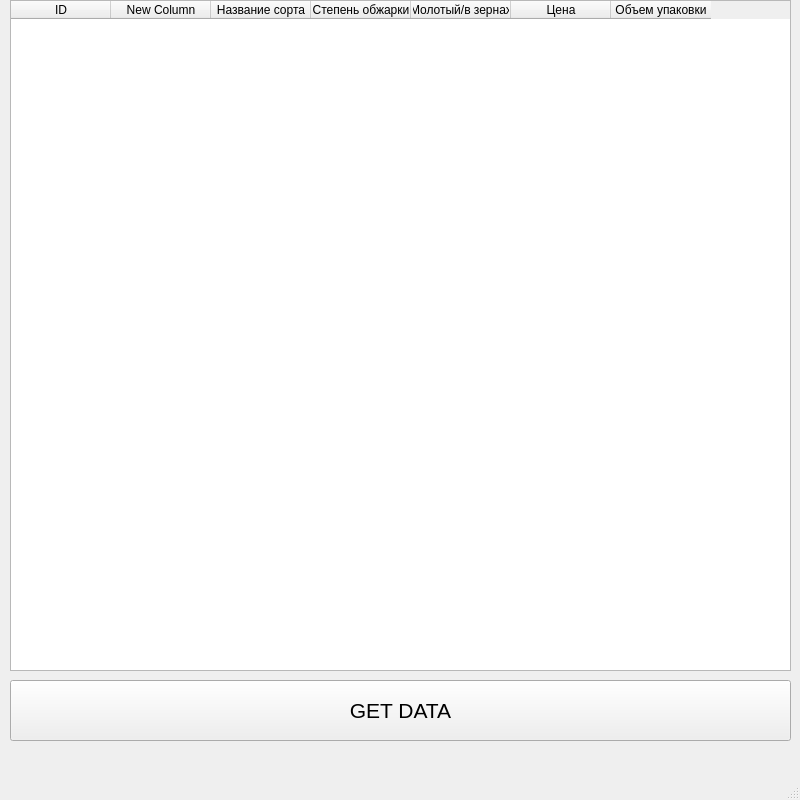
<?xml version="1.0" encoding="UTF-8"?>
<ui version="4.0">
 <class>mainwindow</class>
 <widget class="QMainWindow" name="mainwindow">
  <property name="geometry">
   <rect>
    <x>0</x>
    <y>0</y>
    <width>800</width>
    <height>800</height>
   </rect>
  </property>
  <property name="cursor">
   <cursorShape>ArrowCursor</cursorShape>
  </property>
  <property name="windowTitle">
   <string>MainWindow</string>
  </property>
  <widget class="QWidget" name="centralwidget">
   <widget class="QTableWidget" name="tableWidget">
    <property name="geometry">
     <rect>
      <x>10</x>
      <y>0</y>
      <width>781</width>
      <height>671</height>
     </rect>
    </property>
    <column>
     <property name="text">
      <string>ID</string>
     </property>
    </column>
    <column>
     <property name="text">
      <string>New Column</string>
     </property>
    </column>
    <column>
     <property name="text">
      <string>Название сорта</string>
     </property>
    </column>
    <column>
     <property name="text">
      <string>Степень обжарки</string>
     </property>
    </column>
    <column>
     <property name="text">
      <string>Молотый/в зернах</string>
     </property>
    </column>
    <column>
     <property name="text">
      <string>Цена</string>
     </property>
    </column>
    <column>
     <property name="text">
      <string>Объем упаковки</string>
     </property>
    </column>
   </widget>
   <widget class="QPushButton" name="pushButton">
    <property name="geometry">
     <rect>
      <x>10</x>
      <y>680</y>
      <width>781</width>
      <height>61</height>
     </rect>
    </property>
    <property name="font">
     <font>
      <pointsize>16</pointsize>
     </font>
    </property>
    <property name="text">
     <string>GET DATA</string>
    </property>
   </widget>
  </widget>
  <widget class="QMenuBar" name="menubar">
   <property name="geometry">
    <rect>
     <x>0</x>
     <y>0</y>
     <width>800</width>
     <height>26</height>
    </rect>
   </property>
  </widget>
  <widget class="QStatusBar" name="statusbar"/>
 </widget>
 <resources/>
 <connections/>
</ui>
